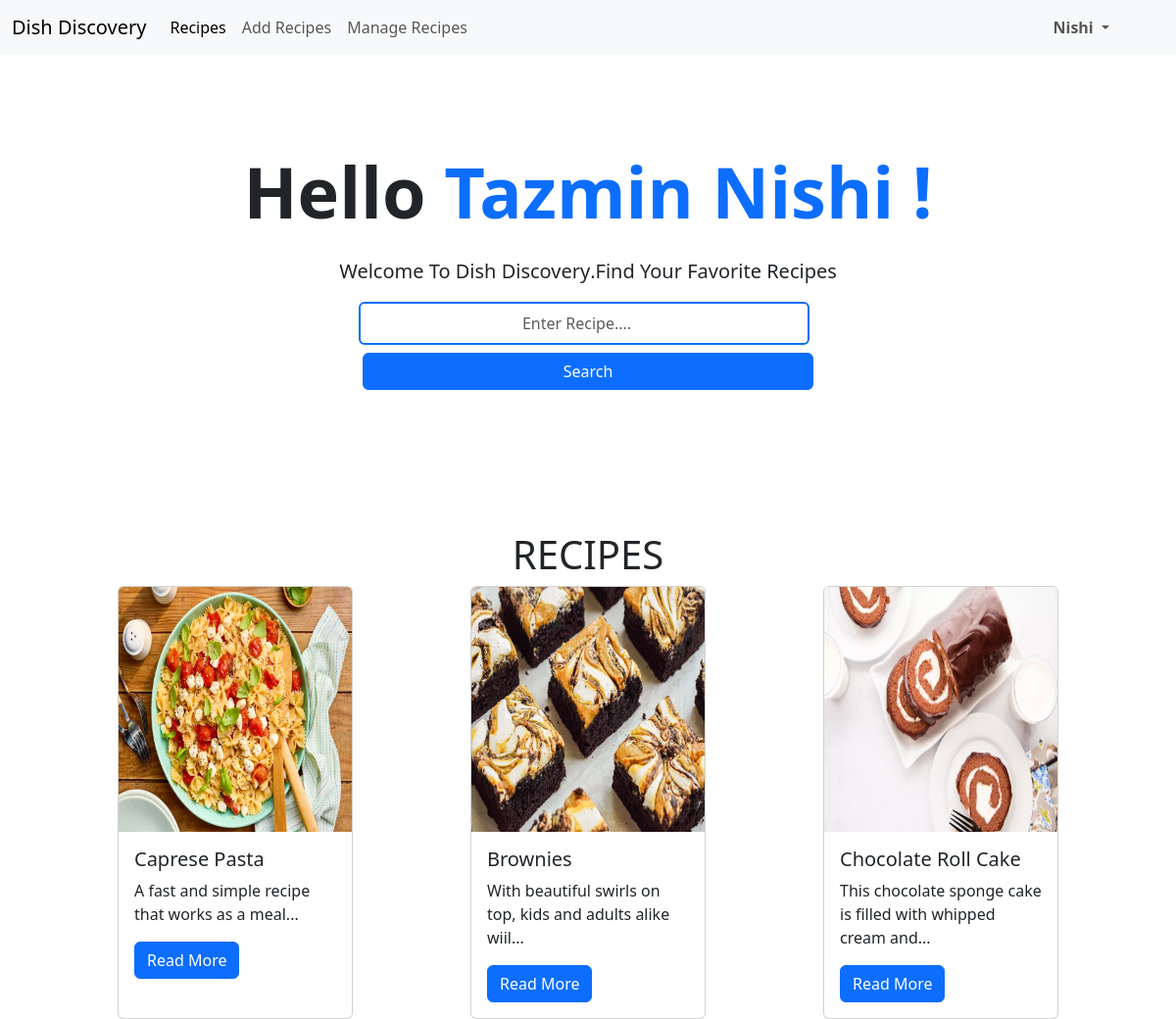
/chef_world/chef_home.php (signed in), run on the app's committed database.
### tables this page shows
CREATE TABLE `chef_table` (
  `chefid` varchar(30) NOT NULL,
  `fname` varchar(30) DEFAULT NULL,
  `lname` varchar(30) DEFAULT NULL,
  `email` varchar(30) DEFAULT NULL,
  `mobileno` varchar(30) DEFAULT NULL,
  `pic` varchar(100) DEFAULT NULL,
  `cuisinetype` varchar(40) DEFAULT NULL,
  `gender` varchar(30) DEFAULT NULL,
  `pass` varchar(30) DEFAULT NULL
);

CREATE TABLE `recipe_table` (
  `recipeid` varchar(30) NOT NULL,
  `chefid` varchar(30) DEFAULT NULL,
  `recipename` varchar(100) DEFAULT NULL,
  `preparationtime` varchar(50) DEFAULT NULL,
  `postdate` date DEFAULT NULL,
  `pic` varchar(50) DEFAULT NULL,
  `cuisinetype` varchar(40) DEFAULT NULL,
  `description` longtext DEFAULT NULL,
  `ingredients` longtext DEFAULT NULL,
  `steps` longtext DEFAULT NULL,
  `status` int(11) DEFAULT 0
);

### chef_world/chef_home.php (the view, shortened to what this page needs)
<!DOCTYPE html>
<html lang="en">
<head>
    <link href="https://cdn.jsdelivr.net/npm/bootstrap@5.3.1/dist/css/bootstrap.min.css" rel="stylesheet"
>
    <link rel="stylesheet" href="chef_home.css">
</head>
<body>
    <nav class="navbar navbar-expand-lg bg-light">
        <div class="container-fluid">
            <a class="navbar-brand" href="chef_home.php">Dish Discovery</a>
            <div class="collapse navbar-collapse" id="navbarSupportedContent">
                <ul class="navbar-nav me-auto mb-2 mb-lg-0">
                    <li class="nav-item">
                        <a class="nav-link active" aria-current="page" href="chef_home.php">Recipes</a>
                    </li>
                    <li class="nav-item">
                        <a class="nav-link" href="add_recipes.php">Add Recipes</a>
                    </li>
                    <li class="nav-item">
                        <a class="nav-link" href="manage-recipes.php">Manage Recipes</a>
                    </li>
                </ul>
                <div class="d-flex" role="search">
                    <ul class="navbar-nav me-5">
                        <li class="nav-item dropdown btn-outline-success ">
                            <a class="nav-link dropdown-toggle btn " href="#" role="button" data-bs-toggle="dropdown"
                                aria-expanded="false">
                                <?php
                                include("../connection.php");
                                $chefid=$_SESSION['user_id'];
                                $sql="select lname,fname from chef_table where chefid='$chefid'";
                                 $r=mysqli_query($con,$sql);
                                $row=mysqli_fetch_assoc($r);
                                $lname=$row['lname'];
                                echo "<b>$lname</b>";
                                ?>
                            </a>
                        </li>
                    </ul>
                </div>
            </div>
        </div>
    </nav>
    <div class="container-fluid px-4 py-5 my-5 text-center">
        <div class="lc-block mb-4">
            <div editable="rich">
                <?php
            include("../connection.php");
            $chefid=$_SESSION['user_id'];
            $sql="select fname,lname from chef_table where chefid='$chefid'";
            $r=mysqli_query($con,$sql);
            $row=mysqli_fetch_assoc($r);
            $fname=$row['fname'];
            $lname=$row['lname'];
            $concatenatedString = $fname ." ". $lname;
            echo "<h2 class='display-2 fw-bold'>Hello <span class='text-primary'>$concatenatedString !</span></h2>";
            ?>
            </div>
        </div>
        <div class="lc-block col-lg-6 mx-auto mb-2">
            <div editable="rich">
                <p class="lead">Welcome To <b>Dish Discovery</b>.Find Your Favorite Recipes</p>
            </div>
        </div>
        <form action="chef_home.php" method="post">
            <div class="lc-block d-flex flex-column  gap-2 d-sm-flex align-items-center justify-content-sm-center mb-5">
                <input class="form-control search-bar me-2 text-center p-2 border-2 border-primary" type="search"
                    placeholder="Enter Recipe...." aria-label="Search" name="search">
                <button class="btn search-bar btn-primary" name="search-btn" type="submit">Search</button>
            </div>
        </form>
    </div>
    <h1 class="text-center b">RECIPES</h1>
    <section class="recipes-section d-flex justify-content-center">
        <div class="recipes-container d-flex lg justify-content-between flex-wrap gap-5">
            <?php
            include("../connection.php");
            if(isset($_POST['search-btn'])){
                $search = $_POST['search'];
                $sql = "SELECT recipeid, pic, recipename, description,ingredients,steps FROM recipe_table WHERE status=1 and recipename LIKE '%$search%' OR description LIKE '%$search%' OR cuisinetype LIKE '%$search%' OR ingredients LIKE '%$search%' OR steps LIKE '%$search%'";
                $r = mysqli_query($con, $sql);
                if(mysqli_num_rows($r) > 0){
                    while($row = mysqli_fetch_array($r))
                    {
                        $recipeid=$row['recipeid'];
                        $pic = $row['pic'];
                        $recipename = $row['recipename'];
                        $description = $row['description'];
                        $words = explode(' ', $description);
                        $shortDescription = implode(' ', array_slice($words, 0, 10));
                        echo "<div class='card col-12 col-lg-3'>";
                        echo "<img src='../images/recipe_images/$pic' class='card-img-top' alt='...' style='height: 250px;'>";
                        echo "<div class='card-body'>";
                        echo "<h5 class='card-title'>$recipename</h5>";
                        echo "<p class='card-text'>$shortDescription...</p>";
                        echo "<a href='chef_recipe_details.php?recipeid=$recipeid'class='btn btn-primary'>Read More</a>";
                        echo "</div>";
                        echo "</div>";
                    }
                } else {
                    echo "No matching recipes found.";
                }
            }
            else {
                $sql = "SELECT recipeid, pic, recipename, description FROM recipe_table where status=1";
                $r = mysqli_query($con, $sql);
                if(mysqli_num_rows($r) > 0){
                    while($row = mysqli_fetch_array($r))
                    {
                        $recipeid=$row['recipeid'];
                        $pic = $row['pic'];
                        $recipename = $row['recipename'];
                        $description = $row['description'];
                        $words = explode(' ', $description);
                        $shortDescription = implode(' ', array_slice($words, 0, 10));
                        echo "<div class='card col-12 col-lg-3'>";
                        echo "<img src='../images/recipe_images/$pic' class='card-img-top' alt='...' style='height: 250px;'>";
                        echo "<div class='card-body'>";
                        echo "<h5 class='card-title'>$recipename</h5>";
                        echo "<p class='card-text'>$shortDescription...</p>";
                        echo "<a href='chef_recipe_details.php?recipeid=$recipeid'class='btn btn-primary'>Read More</a>";
                        echo "</div>";
                        echo "</div>";
                    }
                } else {
                    echo "No recipes available.";
                }
            }
        ?>
        </div>
    </section>
</body>
</html>

### chef_world/chef_home.css (style rules this page uses)
.search-bar { width: 40%; }
.recipes-container { width: 80%; }

### data on the page
chef_table: lname "Nishi", concatenatedString "Tazmin Nishi"
recipe_table: pic (picture), recipename "Caprese Pasta", description "A fast and simple recipe that works as a meal"
recipe_table: pic (picture), recipename "Brownies", description "With beautiful swirls on top, kids and adults alike wiil"
recipe_table: pic (picture), recipename "Chocolate Roll Cake", shortDescription "This chocolate sponge cake is filled with whipped cream and"
